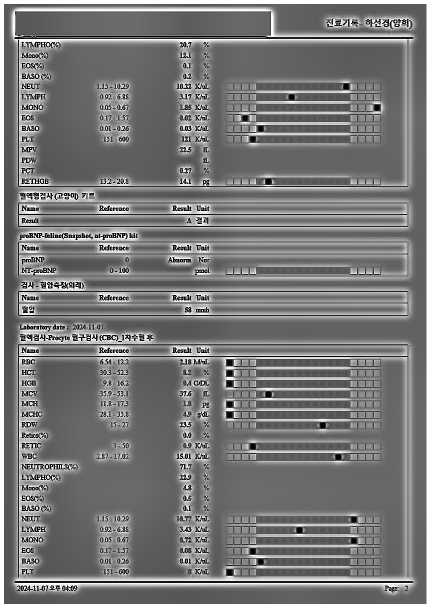
#> input picture test/debug_output/preprocessed_20241107.png, 861 x 1216 px (shown at 1/2 size); its folder holds only this picture in this run
$ jupyter execute --allow-errors 'parse_전처리_Tesseract.ipynb'   (shell and % lines are left out)
#> lines starting #> are read from the running program, lines starting #| are printed output that depends on the picture
#> (the call stopped at in check_tesseract_setup, `version_result = subprocess.run(['tesseract', '--version'], capture_ou..`: subprocess is not available in this run)
#> the answer given: debug_output/preprocessed_20241107.png
### 🏥 고양이 의료 문서 분석

고양이 의료 문서 분석 단계

- 전처리 > Tesseract

### 1. 환경 설정 및 라이브러리 로드

[cell 1]
# 1. Tesseract 한국어 언어팩 설치 확인
# sudo apt-get update
# sudo apt-get install -y tesseract-ocr-kor

# 2. 설치된 언어 확인
# !tesseract --list-langs

# 3. 한국어 언어팩 다운로드 (위 명령어로 설치가 안 된 경우)
# !wget https://github.com/tesseract-ocr/tessdata/raw/main/kor.traineddata -O /usr/share/tesseract-ocr/4.00/tessdata/kor.traineddata

[cell 2]
# 필요한 라이브러리 설치

### 2. 업로드 파일 전처리

[cell 3]
import io
from re import T
from typing import List, Dict, Any, Tuple, Callable, Sequence, Optional
import fitz
import tempfile
from PIL import Image, ImageFilter, ImageOps

import numpy as np
from pytesseract import image_to_data, Output
import cv2

# ---------- 공통 보조 ----------
def _pil_to_cv(img: Image.Image) -> np.ndarray:
    arr = np.array(img)
    if arr.ndim == 2:
        return arr
    if arr.shape[2] == 4:
        # RGBA -> RGB
        arr = cv2.cvtColor(arr, cv2.COLOR_RGBA2RGB) if cv2 is not None else arr[:, :, :3]
    # RGB -> BGR
    return cv2.cvtColor(arr, cv2.COLOR_RGB2BGR) if cv2 is not None else arr[:, :, ::-1]

def _cv_to_pil(arr: np.ndarray) -> Image.Image:
    if arr.ndim == 2:
        return Image.fromarray(arr)
    # BGR -> RGB
    if cv2 is not None:
        arr = cv2.cvtColor(arr, cv2.COLOR_BGR2RGB)
    else:
        arr = arr[:, :, ::-1]
    return Image.fromarray(arr)

def _order_quad(pts: np.ndarray) -> np.ndarray:
    # pts: (4,2)
    s = pts.sum(axis=1)
    diff = np.diff(pts, axis=1).ravel()
    tl = pts[np.argmin(s)]
    br = pts[np.argmax(s)]
    tr = pts[np.argmin(diff)]
    bl = pts[np.argmax(diff)]
    return np.array([tl, tr, br, bl], dtype=np.float32)

# [19 lines left out: function pdf_to_images, not called in this run]

# ---------- 로드+EXIF 회전 교정 ----------
def open_with_exif(img_bytes: bytes):
    """
    1) 로드 + EXIF 회전 교정: 카메라 회전 정보가 있으면 실제 픽셀을 회전
    """
    img = Image.open(io.BytesIO(img_bytes))
#> img is the input picture: PIL image 861x1216 RGB; mean R, G, B 122, 122.1, 122
    try:
        img = ImageOps.exif_transpose(img)
    except Exception:
        pass
    return img

# ---------- 투명 채널 플래튼 ----------
def flatten_transparency(img: Image.Image) -> Image.Image:
    """
    2) 투명 채널 플래튼: RGBA/LA → 흰 배경 위에 합성 (기호/점 주변 헤일로 방지)
    """
    if img.mode in ("RGBA", "LA"):
        bg = Image.new("RGB", img.size, (255, 255, 255))
        alpha = img.split()[-1]
        return Image.composite(img.convert("RGB"), bg, alpha)
    return img

# ---------- 여백 기반 자동 크롭 ----------
def auto_crop_with_margin(img: Image.Image, margin: int = 10) -> Image.Image:
    """
    3) 자동 크롭: 흰 배경을 기준으로 내용물 bbox를 찾고 margin만큼 여유
    """
    gray = img.convert("L")
    inv = ImageOps.invert(gray)  # 흰색 배경 → 0, 잉크 → 양수
    bbox = inv.getbbox()
    if not bbox:
        return img
    x0, y0, x1, y1 = bbox
    x0 = max(0, x0 - margin)
    y0 = max(0, y0 - margin)
    x1 = min(img.width,  x1 + margin)
    y1 = min(img.height, y1 + margin)
    return img.crop((x0, y0, x1, y1))

# ---------- 문서 외곽 사변형 경계 탐지 ----------
def detect_document_quad(img: Image.Image, min_area_ratio: float = 0.2, debug: bool = False) -> Optional[List[Tuple[int, int]]]:
    """
    new detect_document_quad(문서 외곽 사변형 경계 탐지)
    - 성공 시 좌상, 우상, 우하, 좌하 4점 반환, 실패 시 None
    """
    if cv2 is None:
        if debug: print("[detect_document_quad] OpenCV 미설치 - 건너뜀")
        return None
    im = _pil_to_cv(img)
    h, w = im.shape[:2]
    gray = cv2.cvtColor(im, cv2.COLOR_BGR2GRAY) if im.ndim == 3 else im
    gray = cv2.GaussianBlur(gray, (5,5), 0)
    edges = cv2.Canny(gray, 50, 150)
    edges = cv2.dilate(edges, np.ones((5,5), np.uint8), iterations=1)
    cnts, _ = cv2.findContours(edges, cv2.RETR_EXTERNAL, cv2.CHAIN_APPROX_SIMPLE)
    cnts = sorted(cnts, key=cv2.contourArea, reverse=True)
    img_area = w*h
    for c in cnts[:8]:
        area = cv2.contourArea(c)
        if area < img_area * min_area_ratio:
            continue
        peri = cv2.arcLength(c, True)
        approx = cv2.approxPolyDP(c, 0.02 * peri, True)
        if len(approx) == 4:
            quad = approx.reshape(-1, 2).astype(np.float32)
            quad = _order_quad(quad)
            if debug: print(f"[detect_document_quad] 사변형 발견 - area ratio={area/img_area:.2f}")
            return [(int(x), int(y)) for x, y in quad]
    if debug: print("[detect_document_quad] 사변형 미발견")
    return None

# ---------- 사변형 → 직사각 투시 보정 ----------
def perspective_unwarp(img: Image.Image, quad: Optional[List[Tuple[int,int]]] = None, keep_aspect: bool = True, padding: int = 0, debug: bool = False) -> Image.Image:
    """
    new perspective_unwarp(사변형 → 직사각 투시 보정)
    - quad가 없으면 자동 검출을 시도
    """
    if cv2 is None:
        if debug: print("[perspective_unwarp] OpenCV 미설치 - 원본 반환")
        return img
    if quad is None:
        quad = detect_document_quad(img, debug=debug)
    if quad is None:
        if debug: print("[perspective_unwarp] 경계 미검출 - 원본 반환")
        return img

    im = _pil_to_cv(img)
    h, w = im.shape[:2]
    src = np.array(quad, dtype=np.float32)

    # 목표 크기 추정
    tl, tr, br, bl = src
    widthA = np.linalg.norm(br - bl)
    widthB = np.linalg.norm(tr - tl)
    heightA = np.linalg.norm(tr - br)
    heightB = np.linalg.norm(tl - bl)
    dst_w = int(max(widthA, widthB))
    dst_h = int(max(heightA, heightB))
    if keep_aspect and dst_w > 0 and dst_h > 0:
        aspect = dst_w / (dst_h + 1e-6)
        # 의료 양식(세로형)이 흔해 약간의 정규화
        if aspect < 0.6:  # 너무 세로 길면 살짝 보정
            dst_w = int(dst_h * 0.7)

    dst = np.array([[0,0],[dst_w-1,0],[dst_w-1,dst_h-1],[0,dst_h-1]], dtype=np.float32)
    M = cv2.getPerspectiveTransform(src, dst)
    warped = cv2.warpPerspective(im, M, (dst_w, dst_h), flags=cv2.INTER_CUBIC, borderMode=cv2.BORDER_REPLICATE)

    if padding > 0:
        warped = cv2.copyMakeBorder(warped, padding, padding, padding, padding, cv2.BORDER_CONSTANT, value=(255,255,255))
    if debug: print(f"[perspective_unwarp] 완료 → {dst_w}x{dst_h}")
    return _cv_to_pil(warped)

# ---------- OSD + 텍스트 라인 기반 미세 기울기 보정 ----------
def deskew_textlines(
    img: Image.Image,
    max_angle: float = 12.0,
    refine: bool = True,
    refine_range: float = 1.2,   # ± 탐색 범위(도)
    refine_step: float = 0.05,   # 탐색 간격(도)
    pad: int = 12,               # 회전 전 여백(클리핑 방지)
    debug: bool = False,
) -> Image.Image:
    """
    수평 선 강조 + Hough로 '대략 각도' 추정 후,
    작은 범위에서 행 프로젝션 점수로 정밀 탐색해 교정.
    """
    if cv2 is None:
        if debug: print("[deskew_textlines] OpenCV 미설치 - 원본 반환")
        return img

    im0 = _pil_to_cv(img)
    if pad > 0:
        im = cv2.copyMakeBorder(im0, pad, pad, pad, pad, cv2.BORDER_REPLICATE)
    else:
        im = im0

    gray = cv2.cvtColor(im, cv2.COLOR_BGR2GRAY) if im.ndim == 3 else im
    gray = cv2.GaussianBlur(gray, (5, 5), 0)
    thr = cv2.threshold(gray, 0, 255, cv2.THRESH_BINARY + cv2.THRESH_OTSU)[1]
    bw_inv = 255 - thr
    h, w = gray.shape[:2]

    # 수평 구조 강조(커널 폭 소폭 증가 → 안정적 각도 추정)
    kx = max(21, w // 30)
    hker = cv2.getStructuringElement(cv2.MORPH_RECT, (kx, 1))
    horiz = cv2.morphologyEx(bw_inv, cv2.MORPH_OPEN, hker)

    # 에지 결합
    edges = cv2.max(cv2.Canny(bw_inv, 50, 150), cv2.Canny(horiz, 50, 150))

    # 1) HoughLinesP로 대략 각도(선 길이 가중)
    min_len = max(60, int(w * 0.35))
    linesP = cv2.HoughLinesP(
        edges, 1, np.pi / 180,
        threshold=max(50, int(0.0025 * w)),
        minLineLength=min_len,
        maxLineGap=30
    )
    angles, weights = [], []
    if linesP is not None:
        for x1, y1, x2, y2 in linesP[:, 0]:
            ang = np.degrees(np.arctan2(y2 - y1, x2 - x1))
            if -max_angle <= ang <= max_angle:
                L = float(np.hypot(x2 - x1, y2 - y1))
                angles.append(ang); weights.append(L)

    # 보조: 표준 Hough
    if len(angles) < 5:
        lines = cv2.HoughLines(edges, 1, np.pi / 180, threshold=max(120, int(0.006 * w)))
        if lines is not None:
            for rho, theta in lines[:, 0]:
                ang = (theta * 180 / np.pi) - 90
                if -max_angle <= ang <= max_angle:
                    angles.append(ang); weights.append(1.0)

    coarse = float(np.average(angles, weights=weights)) if angles else 0.0
    final_angle = coarse

    # 2) 정밀 탐색(±refine_range, step=refine_step) - 행 프로젝션 점수 최대화
    if refine:
        # 속도 위해 다운스케일
        scale = 1000.0 / max(h, w)
        small = cv2.resize(bw_inv, (int(w * scale), int(h * scale)), interpolation=cv2.INTER_AREA) if scale < 1.0 else bw_inv
        sh, sw = small.shape[:2]

        def score(a_deg: float) -> float:
            M = cv2.getRotationMatrix2D((sw / 2, sh / 2), a_deg, 1.0)
            r = cv2.warpAffine(small, M, (sw, sh), flags=cv2.INTER_LINEAR, borderMode=cv2.BORDER_REPLICATE)
            proj = r.mean(axis=1)           # 행 방향 평균(수평선이 곧을수록 변동↑)
            d = np.diff(proj)
            return float(proj.var() + 0.5 * (d * d).mean())

        best_s, best_a = -1e9, coarse
        for a in np.arange(coarse - refine_range, coarse + refine_range + 1e-9, refine_step):
            s = score(a)
            if s > best_s:
                best_s, best_a = s, a
        final_angle = best_a

    if debug:
        print(f"[deskew_textlines] coarse={coarse:.2f}°, final={final_angle:.2f}°")

    if abs(final_angle) < 0.05:
        return img

    M = cv2.getRotationMatrix2D((w / 2, h / 2), final_angle, 1.0)
    rotated = cv2.warpAffine(im, M, (w, h), flags=cv2.INTER_CUBIC, borderMode=cv2.BORDER_REPLICATE)
    if pad > 0 and rotated.shape[0] > 2 * pad and rotated.shape[1] > 2 * pad:
        rotated = rotated[pad:-pad, pad:-pad]
    return _cv_to_pil(rotated)

# ---------- 페이지 말림/곡면 보정·필요 시만 ----------
# [44 lines left out: function conditional_dewarp, not called in this run]

# ---------- 최소 해상도 확보 업스케일 ----------
def upscale_min_resolution(img: Image.Image, min_long_edge: int = 1200) -> Image.Image:
    """
    4) 해상도 표준화(업스케일만): 소수점/기호 선명도를 위해 최소 해상도 확보, 과대 크기는 축소하지 않음
    """
    w, h = img.size
    long_edge = max(w, h)
    if long_edge < min_long_edge:
        scale = min_long_edge / float(long_edge)
        img = img.resize((int(round(w * scale)), int(round(h * scale))), Image.LANCZOS)
    return img

# ---------- 배경 평탄화·그라디언트/그림자 제거 ----------
def illumination_flatten(img: Image.Image, blur_ratio: float = 0.03, debug: bool = False) -> Image.Image:
    """
    new illumination_flatten(배경 평탄화·그림자 제거)
    - 큰 가우시안 블러로 배경을 추정 후 L(밝기) 채널에서 평탄화
    """
    if cv2 is None:
        if debug: print("[illumination_flatten] OpenCV 미설치 - 원본 반환")
        return img
    im = _pil_to_cv(img)
    if im.ndim == 3:
        lab = cv2.cvtColor(im, cv2.COLOR_BGR2LAB)
        L, A, B = cv2.split(lab)
        k = max(3, int(round(max(im.shape[:2]) * blur_ratio)) | 1)
        bg = cv2.GaussianBlur(L, (k, k), 0)
        flat = cv2.normalize(cv2.subtract(L, bg) + 128, None, 0, 255, cv2.NORM_MINMAX)
        lab = cv2.merge([flat, A, B])
        out = cv2.cvtColor(lab, cv2.COLOR_LAB2BGR)
    else:
        k = max(3, int(round(max(im.shape[:2]) * blur_ratio)) | 1)
        bg = cv2.GaussianBlur(im, (k, k), 0)
        out = cv2.normalize(cv2.subtract(im, bg) + 128, None, 0, 255, cv2.NORM_MINMAX)
    if debug: print(f"[illumination_flatten] k={k} 적용")
    return _cv_to_pil(out)

# ---------- 하이라이트/빛반사 감쇠 ----------
def suppress_glare(img: Image.Image, v_high: int = 230, s_low: int = 40, debug: bool = False) -> Image.Image:
    """
    new suppress_glare(하이라이트/빛반사 감쇠)
    - HSV에서 S 낮고 V 높은 영역을 완만히 억제
    """
    if cv2 is None:
        if debug: print("[suppress_glare] OpenCV 미설치 - 원본 반환")
        return img
    im = _pil_to_cv(img)
    hsv = cv2.cvtColor(im, cv2.COLOR_BGR2HSV) if im.ndim == 3 else cv2.cvtColor(cv2.cvtColor(im, cv2.COLOR_GRAY2BGR), cv2.COLOR_BGR2HSV)
    H, S, V = cv2.split(hsv)
    mask = cv2.inRange(S, 0, s_low) & cv2.inRange(V, v_high, 255)
    # 밝기 완만 감소
    V2 = V.copy()
    V2[mask > 0] = (0.85 * V2[mask > 0]).astype(np.uint8)
    hsv2 = cv2.merge([H, S, V2])
    out = cv2.cvtColor(hsv2, cv2.COLOR_HSV2BGR)
    if debug: print("[suppress_glare] 글레어 감쇠 적용")
    return _cv_to_pil(out)

# ---------- 이미지 모드 정규화 ----------
def normalize_mode(img: Image.Image) -> Image.Image:
    """
    5) 모드 정규화: 이후 연산 호환을 위해 L 또는 RGB로 제한
    """
    if img.mode not in ("L", "RGB"):
        return img.convert("RGB")
    return img

# ---------- 약한 전역 대비 보정 ----------
def weak_autocontrast(img: Image.Image, cutoff: float = 0.4) -> Image.Image:
    """
    6) 자동 대비: 낮은 컷오프(0.4%)로 미세 픽셀(소수점·단위) 클리핑 방지
    """
    return ImageOps.autocontrast(img, cutoff=cutoff)

# ---------- 로컬 대비 향상·과도 시 비활성화 ----------
def apply_clahe(img: Image.Image, clip_limit: float = 2.0, tile_grid: Tuple[int,int] = (8,8), enabled: bool = True, debug: bool = False) -> Image.Image:
    """
    new apply_clahe(로컬 대비 향상·과도 시 비활성화)
    """
    if not enabled:
        return img
    if cv2 is None:
        if debug: print("[apply_clahe] OpenCV 미설치 - 원본 반환")
        return img
    im = _pil_to_cv(img)
    clahe = cv2.createCLAHE(clipLimit=clip_limit, tileGridSize=tile_grid)
    if im.ndim == 3:
        lab = cv2.cvtColor(im, cv2.COLOR_BGR2LAB)
        L, A, B = cv2.split(lab)
        L2 = clahe.apply(L)
        lab2 = cv2.merge([L2, A, B])
        out = cv2.cvtColor(lab2, cv2.COLOR_LAB2BGR)
    else:
        out = clahe.apply(im)
    if debug: print("[apply_clahe] 적용 완료")
    return _cv_to_pil(out)

# ---------- 보수적 샤프닝 ----------
def conservative_sharpen(img: Image.Image, radius: float = 1.0, percent: int = 120, threshold: int = 3, enabled: bool = True) -> Image.Image:
    """
    7) 보수적 샤픈: 소수점 주변 헤일로 없이 스트로크만 강화
    """
    if not enabled:
        return img
    return img.filter(ImageFilter.UnsharpMask(radius=radius, percent=percent, threshold=threshold))

# ---------- 그레이스케일 변환 ----------
def to_grayscale(img: Image.Image, enabled: bool = True) -> Image.Image:
    """
    8) 그레이스케일: 문서형 이미지에서 텍스트 대비를 높여 인식 안정화
    """
    if enabled and img.mode != "L":
        return img.convert("L")
    return img

# ---------- 적응형 이진화·문서용 ----------
# [309 lines left out: functions adaptive_binarize_for_ocr, enhance_table_lines, table_smart_crop, not called in this run]

# ---------- 얇은 흰색 테두리 추가 ----------
def add_white_border(img: Image.Image, border: int = 4) -> Image.Image:
    """
    10) 테두리 추가: 가장자리 문자가 잘리지 않도록 얇은 흰색 여백
    """
    if border and border > 0:
        fill = 255 if img.mode == "L" else (255, 255, 255)
        return ImageOps.expand(img, border=border, fill=fill)
    return img

# ---------- 목표 해상도로 다운스케일 ----------
def downscale_target_long_edge(img: Image.Image, target_long_edge: int = 1800) -> Image.Image:
    """
    11) 해상도 표준화(다운스케일 허용): 과대 크기는 축소
    """
    w, h = img.size
    long_edge = max(w, h)
    if long_edge > target_long_edge:
        scale = target_long_edge / float(long_edge)
        img = img.resize((int(round(w * scale)), int(round(h * scale))), Image.LANCZOS)
    return img

# ---------- OCR 품질 게이트 ----------
# [47 lines left out: functions _tesseract_metrics, ocr_quality_gate, not called in this run]

# ---------- PNG 무손실 저장 ----------
def save_png_bytes(img: Image.Image, compress_level: int = 6) -> bytes:
    """
    12) PNG 저장(무손실): 텍스트/기호 보존에 유리
    """
    buf = io.BytesIO()
    img.save(buf, format="PNG", optimize=True, compress_level=compress_level)
    return buf.getvalue()

def apply_pipeline(img: Image.Image, steps: Sequence[tuple[Callable, dict]]) -> Image.Image:
    """
    체이닝 실행 유틸. [(func, kwargs), ...] 형태로 전달된 스텝을 순서대로 적용.
    """
    for func, kwargs in steps:
        img = func(img, **kwargs)
#> this loop made 14 passes
#> pass 2, in auto_crop_with_margin, `inv = ImageOps.invert(gray)`:
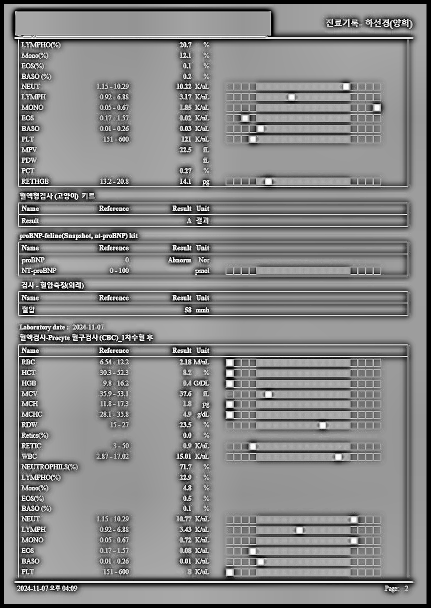
#> inv: PIL image 861x1216 L (shown at 1/2 size); min 0, max 255, mean 133
#> pass 3, in upscale_min_resolution, `img = img.resize((int(round(w * scale)), int(round(h * scale))), Image..`:
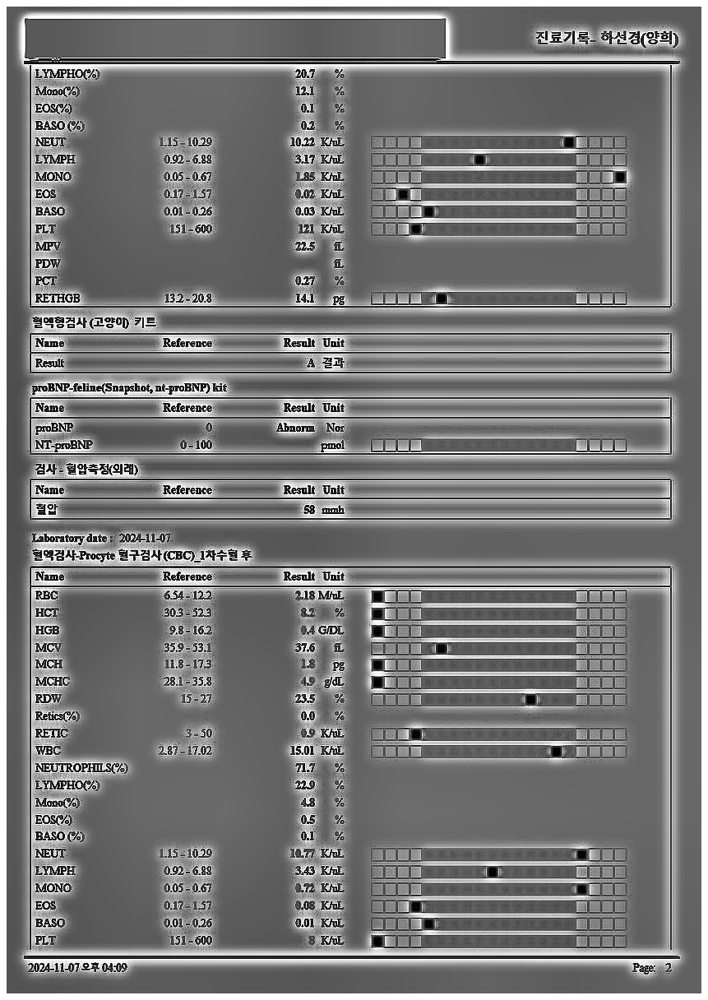
#> img: PIL image 1416x2000 RGB (shown at 1/2 size); mean R, G, B 122.2, 122.2, 122.2
    return img

[cell 4]
def preprocess_for_date_extraction(
    img_bytes: bytes,
    # 한국어 OCR을 위한 최적화된 파라미터
    min_long_edge: int = 2000,  # 해상도 더 증가
    target_long_edge: int = 3000,  # 최대 해상도 더 증가
    crop_margin: int = 20,
    autocontrast_cutoff: float = 0.1,  # 대비 더 강화
    sharpen_radius: float = 0.5,
    sharpen_percent: int = 200,  # 샤프닝 더 강화
    sharpen_threshold: int = 1,
    add_border: int = 12,
    png_compress_level: int = 6,
    perspective_padding: int = 8,
    deskew_max_angle: float = 3.0,  # 기울기 보정 완화
    glare_v_high: int = 210,
    glare_s_low: int = 60,
) -> bytes:
    """
    한국어 텍스트 인식에 최적화된 전처리 파이프라인
    """
    try:
        # 1) EXIF 회전 교정
        img = open_with_exif(img_bytes)

        # 체이닝 스텝 구성
        steps: list[tuple[Callable, dict]] = []

        # 2) 투명 채널 플래튼
        steps.append((flatten_transparency, {}))

        # 3) 자동 크롭 (마진 증가)
        steps.append((auto_crop_with_margin, dict(margin=crop_margin)))

        # 4) 해상도 먼저 증가 (텍스트 선명도 우선)
        steps.append((upscale_min_resolution, dict(min_long_edge=min_long_edge)))

        # 5) 조명 평탄화 (한국어 문서에 효과적)
        steps.append((illumination_flatten, dict(blur_ratio=0.03, debug=False)))

        # 6) 글레어 억제 강화
        steps.append((suppress_glare, dict(
            v_high=glare_v_high,
            s_low=glare_s_low,
            debug=False
        )))

        # 7) 투시 보정 (덜 공격적으로)
        steps.append((perspective_unwarp, dict(
            quad=None,
            keep_aspect=True,
            padding=perspective_padding,
            debug=False
        )))

        # 8) 데스큐 (더 보수적으로)
        steps.append((deskew_textlines, dict(
            max_angle=deskew_max_angle,
            refine=True,
            refine_range=0.5,
            refine_step=0.02,
            pad=20,
            debug=False
        )))

        # 9) 모드 정규화
        steps.append((normalize_mode, {}))

        # 10) 대비 강화
        steps.append((weak_autocontrast, dict(cutoff=autocontrast_cutoff)))

        # 11) CLAHE 적용 (더 강하게)
        steps.append((apply_clahe, dict(
            clip_limit=2.0,
            tile_grid=(4,4),
            enabled=True,
            debug=False
        )))

        # 12) 샤프닝 강화
        steps.append((conservative_sharpen, dict(
            radius=sharpen_radius,
            percent=sharpen_percent,
            threshold=sharpen_threshold,
            enabled=True
        )))

        # 13) 그레이스케일 변환
        steps.append((to_grayscale, dict(enabled=True)))

        # 14) 테두리 추가 (더 크게)
        steps.append((add_white_border, dict(border=add_border)))

        # 15) 타깃 해상도 조정
        steps.append((downscale_target_long_edge, dict(target_long_edge=target_long_edge)))

        # 실행
        img = apply_pipeline(img, steps)

        # PNG 저장
        return save_png_bytes(img, compress_level=png_compress_level)
#> (the rest of the program and of its run is left out)
